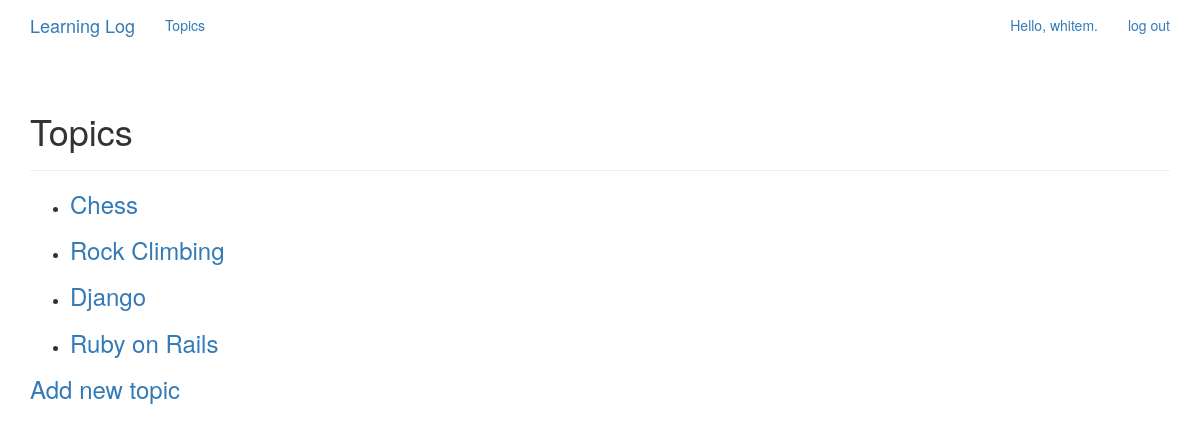
Page /topics/ (signed in) on the earlier database version.
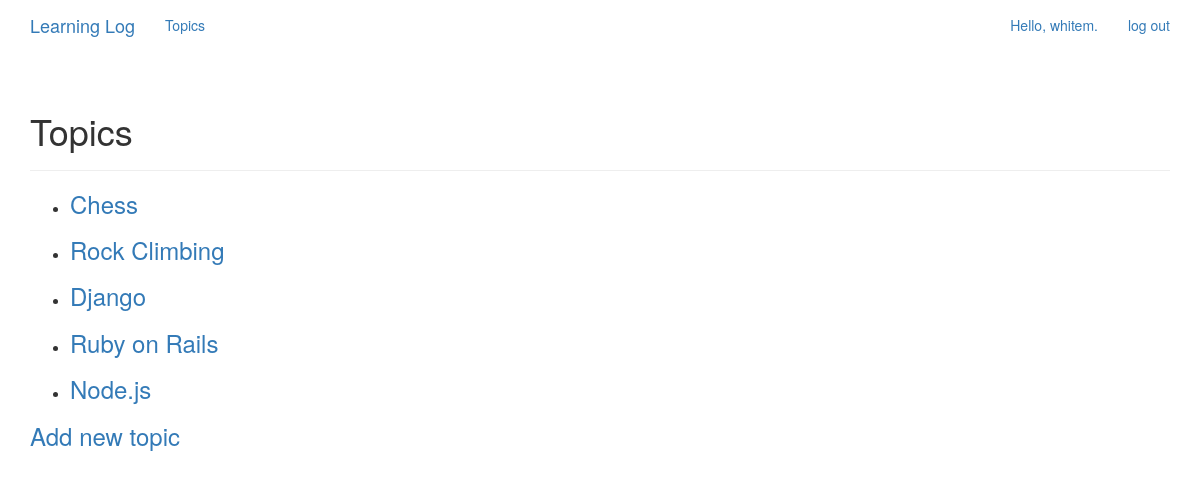
Same page on the later database version.
### learning_logs/models.py (models this page shows)
class Topic(models.Model):
	text = models.CharField(max_length=200)
	date_added = models.DateTimeField(auto_now_add=True)
	owner = models.ForeignKey(User)
	def __str__(self):
		return self.text

### learning_logs/views.py (the view)
# urls.py: url(r'^topics/$', views.topics, name='topics'),
@login_required
def topics(request):
	topics = Topic.objects.filter(owner=request.user).order_by('date_added')
	context = {'topics': topics}
	return render(request, 'learning_logs/topics.html', context)

### learning_logs/templates/learning_logs/topics.html
{% extends "learning_logs/base.html" %}
{% block header %}
  <h1>Topics</h1>
{% endblock %}
{% block content %}
  <ul>
    {% for topic in topics %}
      <li>
        <h3>
          <a href="{% url 'learning_logs:topic' topic.id %}">{{ topic }}</a>
        </h3>
      </li>
    {% empty %}
      <li>No topics have been added yet. Click  Add new topic to add an topic</li>
    {% endfor %}
  </ul>
  <h3><a href="{% url 'learning_logs:new_topic' %}">Add new topic</h3>
{% endblock content %}

Differences in the rows shown:
added Topic: text "Node.js"
